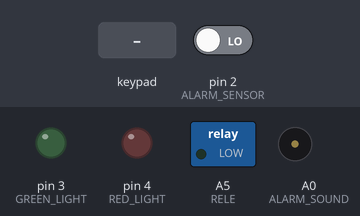
The sketch below on a simulated Arduino Uno, built with avr-gcc and run on an emulated ATmega328P. Parts: switched loads named in the sketch (green lamp = pin HIGH), output pins drawn as LEDs (lit = HIGH), buzzer (waves = sounding). The inputs (shaded band) are chosen by the test bench; at power-on: pin 2 (ALARM_SENSOR) LOW.

Above: at 0.1 s.
At 4.2 s:
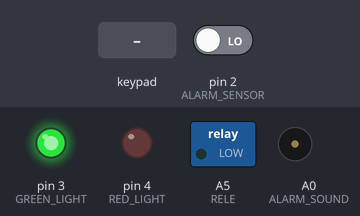
4.3 s: key '1' pressed
At 4.4 s:
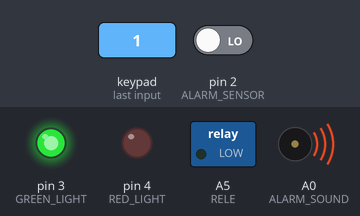
7.3 s: keypad keys 1 2 3 4 pressed 0.4 s apart
Timing chart, 0 to 15.6 s (numbered marks = the images above; inputs shaded):
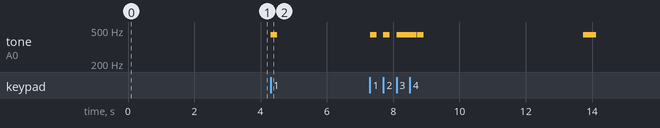

Measured:
- after the input at 4.3 s, tone on A0 (ALARM_SOUND): silent → 440 Hz at once, → silent 0.20 s later

The sketch:

alarmSystem.ino
```cpp
/**
  ABOUT PIR SENSOR
    Position is: knobs up (all'insu) and yellow selector on the left
    selector in single selector mode, remains high only for the time of the delay, low for 3 seconds, then repeat
    selector in repetable trigger, remains high as long as it detects movement and the delay is restarted every new detection
    left knob is range adjustment: clockwise turn, increase range/sensibility
    right knob is the time delay adjustment: clockwise turn, increase timing

    Wiring:
    middle pin is signal (to pin 2)
    left pin ground
    right pin Vcc

    USAGE MODE: repetable mode with low delay. With this settings, delay is around 9s

  PASSIVE BUZZER
    right pin is signal
    middle pin Vcc
    left pin ground

  RELAY
    right pin ground
    middle pin Vcc
    left pin signal
    IMPORTANT: for this project I used the analog A5 pin as digital pin

  LED
    right pin ground
    R pin is green (WRONG PIN ON THE CHIP)
    G pin is red (WRONG PIN ON THE CHIP)

  KEYPAD
    from left to right, pins from 5 to 12
**/
#include <Keypad.h>

#define RELE A5
#define ALARM_SENSOR 2
#define ALARM_SOUND A0
#define ALARM_DURATION 1000
#define KEY_DURATION 200
#define KEY_STORED_TIME 5000
#define PASSWORD "1234"
#define GREEN_LIGHT 3
#define RED_LIGHT 4

uint8_t personDetected;
bool active = false;
bool alarm = false;
long timestamp, lastAlarm, lastKeyPressed;
const byte ROWS = 4;
const byte COLS = 4;
char keys[ROWS][COLS] = {
  {'1', '2', '3', 'A'},
  {'4', '5', '6', 'B'},
  {'7', '8', '9', 'C'},
  {'*', '0', '#', 'D'}
};
byte rowPins[ROWS] = { 5, 6, 7, 8 };
byte colPins[COLS] = { 9, 10, 11, 12 };
Keypad kpd = Keypad( makeKeymap(keys), rowPins, colPins, ROWS, COLS );
char keyPressed;
String pin = "";

void handleUserInput();
void waitForSensorCalibration();
void setLedLight();
void resetPin();
void sound();
bool personIsDetected();
void handleAlarm();

void setup() {
  pinMode(ALARM_SENSOR, INPUT);
  pinMode(ALARM_SOUND, OUTPUT);
  pinMode(GREEN_LIGHT, OUTPUT);
  pinMode(RED_LIGHT, OUTPUT);
  pinMode(RELE, OUTPUT);
  digitalWrite(RELE, LOW);
  waitForSensorCalibration();
  setLedLight();
}

void loop() {
  timestamp = millis();

  personDetected = digitalRead(ALARM_SENSOR);
  keyPressed = kpd.getKey();

  handleAlarm();
  handleUserInput();

  if(pin.length() > 0 && (timestamp - lastKeyPressed > KEY_STORED_TIME)) {
    resetPin();
    sound();
    sound();
  }
}

void waitForSensorCalibration() {
  delay(3000);
}

void setLedLight() {
  if(active) {
    digitalWrite(RED_LIGHT, HIGH);
    digitalWrite(GREEN_LIGHT, LOW);
  } else {
    digitalWrite(RED_LIGHT, LOW);
    digitalWrite(GREEN_LIGHT, HIGH);
  }
}

void resetPin() {
  pin = "";
}

void sound() {
  tone(ALARM_SOUND, 440, KEY_DURATION);
  delay(200);
}

bool personIsDetected() {
  return active && !alarm && personDetected == HIGH;
}

void handleAlarm() {
  if(personIsDetected()) {
    alarm = true;
  }
  if(alarm) {
    digitalWrite(RELE, HIGH);
    tone(ALARM_SOUND, 440, ALARM_DURATION); //This is used as alarm but in the future relay will be enough
  }
}

void handleUserInput() {
  if(keyPressed) {
    pin = pin + keyPressed;
    sound();
    lastKeyPressed = timestamp;
  }

  if(pin.equals(PASSWORD)) {
    active = !active;
    resetPin();
    setLedLight();
    if(alarm) {
      noTone(ALARM_SOUND);
      digitalWrite(RELE, LOW);
      alarm = !alarm;
    }
  } else {
      if(pin.length() == 4) {
        resetPin();
        sound();
        sound();
    }
  }
}
```
